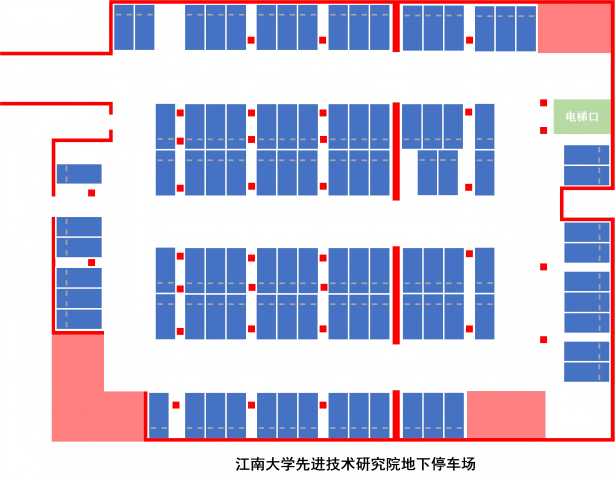
#> input picture auto_parking/server_ws/src/server_python/server_python/map2.png, 1229 x 958 px, found by its file name (shown at 1/2 size)
$ python paths_overlay.py
#> lines starting #> are read from the running program, lines starting #| are printed output that depends on the picture; after the words box and inside, x2 and y2 are one past the last pixel; in counts of white or black regions, pixels touching at a corner belong together
import cv2
import numpy as np
import matplotlib.pyplot  as plt
import matplotlib.colors  as mcolors
import colorsys

# plt像素转化为cv像素
# [12 lines left out: functions plt2cv_coord, generate_soft_colors, not called in this run]

class PathsOverlay:
    # [47 lines left out: functions __init__, cvshow, not called in this run]

# 绘画初始地图
def create_map():
    # 读取图像
    image = cv2.imread(r'/home/www/auto_parking/server_ws/src/server_python/server_python/map2.png')
#> image is the input picture: shape (958, 1229, 3); mean B, G, R 219, 196.1, 198.7

    # 将非方框区域转为灰度
    gray_background = cv2.cvtColor(image, cv2.COLOR_BGR2GRAY)
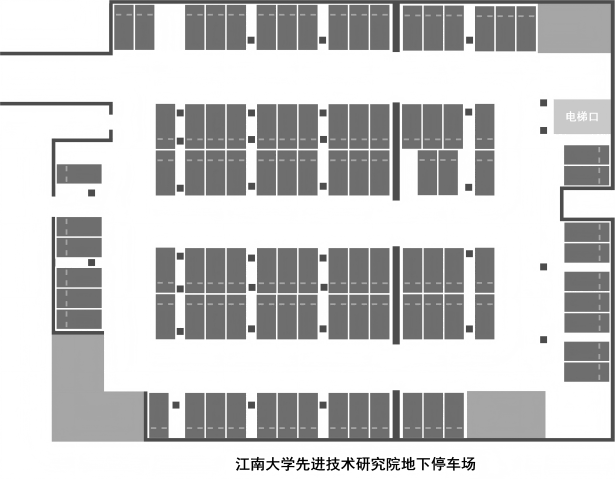
#> gray_background: shape (958, 1229) (shown at 1/2 size); min 0, max 255, mean 199.5
    gray_background = cv2.cvtColor(gray_background, cv2.COLOR_GRAY2BGR)
#> gray_background: shape (958, 1229, 3)

    hsv = cv2.cvtColor(image, cv2.COLOR_BGR2HSV)
#> hsv: shape (958, 1229, 3); mean H, S, V 35.8, 63.8, 235.1

    # 设定蓝色HSV范围
    lower_blue = np.array([100, 100, 50])
    upper_blue = np.array([140, 255, 255])

    # 生成蓝色掩码
    mask = cv2.inRange(hsv, lower_blue, upper_blue)
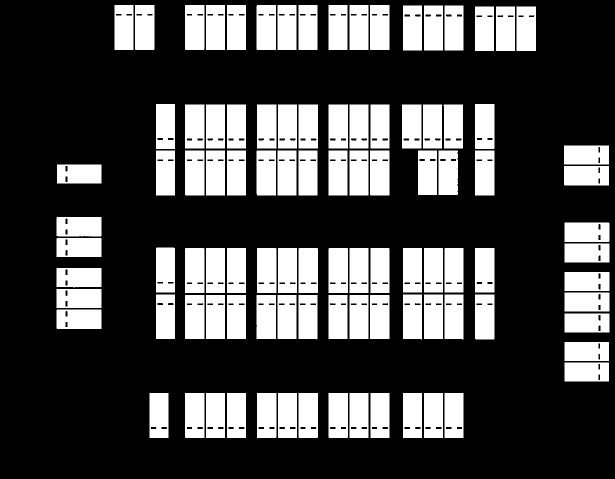
#> mask: shape (958, 1229) (shown at 1/2 size); 28.5% white; 100 white regions

    # 查找轮廓
    contours, _ = cv2.findContours(mask, cv2.RETR_EXTERNAL, cv2.CHAIN_APPROX_SIMPLE)
#> contours = 100 contours; largest, box (x1, y1, x2, y2) and area: (950, 301, 989, 391) 3382, (514, 786, 553, 876) 3382, (370, 786, 409, 876) 3382, (514, 496, 553, 586) 3382, (1128, 332, 1218, 371) 3382

    # 创建拷贝用于绘制
    output = gray_background.copy()

    # 颜色定义
    PARKING_AVAILABLE_COLOR = (0, 180, 0)  # 深绿色
    PARKING_UNAVAILABLE_COLOR = (0, 0, 200)  # 深红色
    BORDER_COLOR = (128, 128, 128)  # 灰色边框
    FILL_COLOR_AVAILABLE = (200, 255, 200)  # 浅绿填充
    FILL_COLOR_UNAVAILABLE = (220, 220, 255)  # 浅红填充

    # 首先对所有车位进行排序（从左到右，从上到下）
    # 使用中心点坐标作为排序依据
    sorted_contours = sorted(contours, key=lambda c: (cv2.boundingRect(c)[1], cv2.boundingRect(c)[0]))
#> sorted_contours = 100 contours; largest, box (x1, y1, x2, y2) and area: (950, 301, 989, 391) 3382, (740, 10, 779, 100) 3382, (370, 301, 409, 391) 3382, (740, 301, 779, 391) 3382, (1128, 332, 1218, 371) 3382

    # 初始化车位编号
    parking_number = 1

    # 处理方框
    for cnt in sorted_contours:
        x, y, w, h = cv2.boundingRect(cnt)  # _,_,38,90
        center_x = x + w // 2
        center_y = y + h // 2

        # 判断是否在指定区域
        in_special_area = center_x < 300 or center_x > 780
        is_available = not in_special_area  # 指定区域为不可用

        # 方框填充
        fill_color = (255, 255, 255) if is_available else FILL_COLOR_UNAVAILABLE
        output[y:y + h, x:x + w] = fill_color

        # 绘制虚线边框
        step = 10
        for i in range(x, x + w, step):
            cv2.line(output, (i, y), (i + 5, y), BORDER_COLOR, 1)
            cv2.line(output, (i, y + h), (i + 5, y + h), BORDER_COLOR, 1)
        for j in range(y, y + h, step):
            cv2.line(output, (x, j), (x, j + 5), BORDER_COLOR, 1)
            cv2.line(output, (x + w, j), (x + w, j + 5), BORDER_COLOR, 1)
        if not is_available:
            # 绘制斜线
            cv2.line(output, (x + 5, y + 5), (x + w - 5, y + h - 5), (0, 0, 200), 1)
            cv2.line(output, (x + w - 5, y + 5), (x + 5, y + h - 5), (0, 0, 200), 1)
#> this loop made 100 passes
#> (cnt, x, y, w, h, center_x, center_y, in_special_area) on passes 1, 4, 5, 7, 8, 9, 10, 12: ([[229, 10], [229, 99], [266, 99], [266, 10]], 229, 10, 38, 90, 248, 55, True), ([[412, 10], [412, 99], [449, 99], [449, 10]], 412, 10, 38, 90, 431, 55, False), ([[454, 10], [454, 99], [491, 99], [491, 10]], 454, 10, 38, 90, 473, 55, False), ([[555, 10], [555, 99], [592, 99], [592, 10]], 555, 10, 38, 90, 574, 55, False), ([[597, 10], [597, 99], [634, 99], [634, 10]], 597, 10, 38, 90, 616, 55, False), ([[657, 10], [657, 99], [694, 99], [694, 10]], 657, 10, 38, 90, 676, 55, False), ([[699, 10], [699, 99], [736, 99], [736, 10]], 699, 10, 38, 90, 718, 55, False), ([[806, 11], [806, 100], [843, 100], [843, 11]], 806, 11, 38, 90, 825, 56, True)
#> (x, y, w, h, center_x, center_y, in_special_area, is_available) on passes 2, 3, 6, 11, 19, 31: (270, 10, 39, 90, 289, 55, True, False), (370, 10, 39, 90, 389, 55, False, True), (513, 10, 39, 90, 532, 55, False, True), (740, 10, 39, 90, 759, 55, False, True), (950, 208, 39, 90, 969, 253, True, False), (887, 209, 39, 88, 906, 253, True, False)
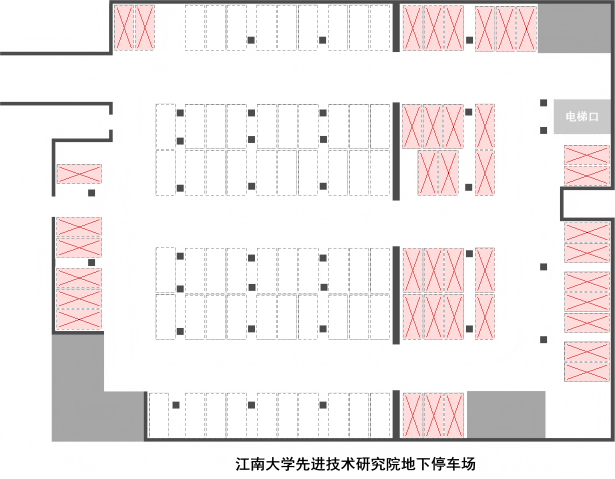
#> output: shape (958, 1229, 3) (shown at 1/2 size); mean B, G, R 234.6, 234.6, 239.6

    # # 显示图像
    # cv2.imshow('Parking  Status with Numbering', output)
    # cv2.waitKey(0)
    # cv2.destroyAllWindows()

    # 保存图像
    cv2.imwrite('/home/www/auto_parking/server_ws/src/server_python/server_python/parking_status_result.png', output)

# [25 lines left out: function main, not called in this run]

if __name__ == '__main__':
    # main()
    create_map()
